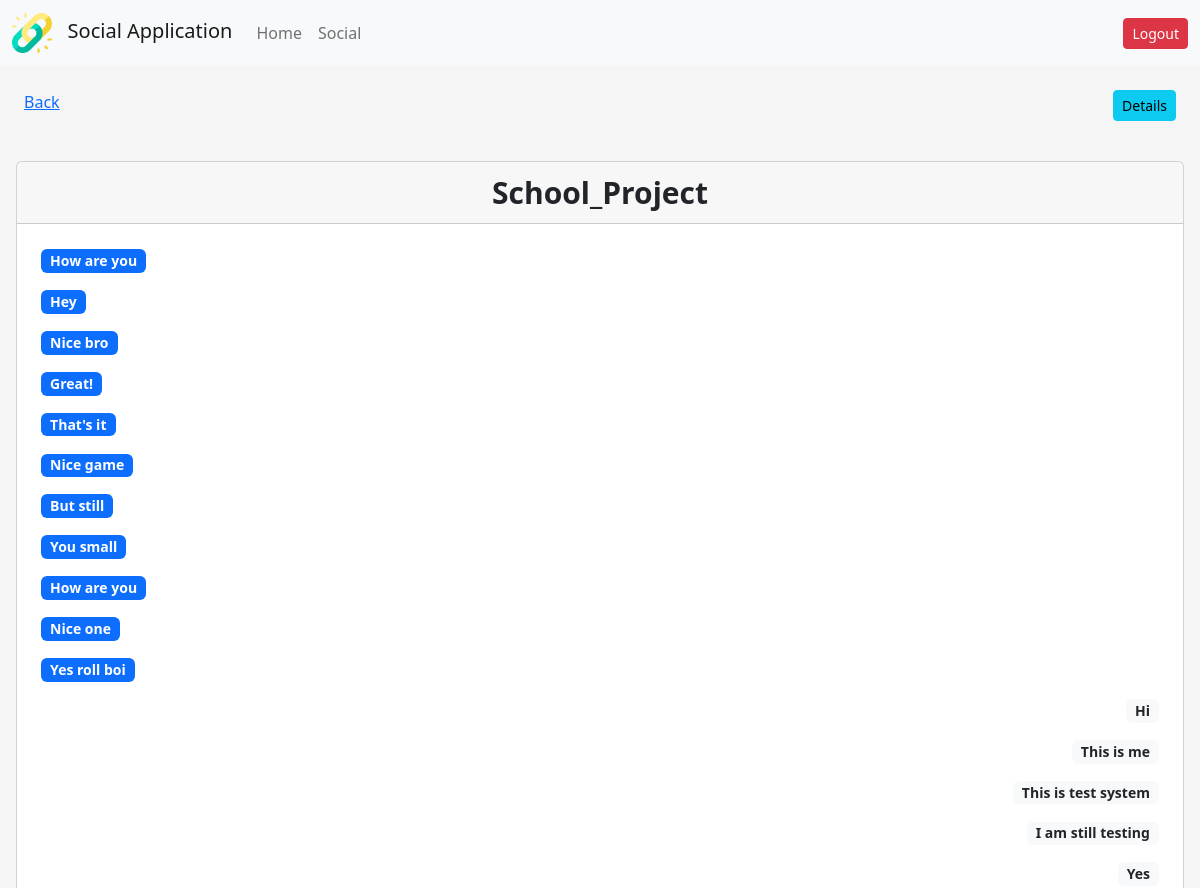
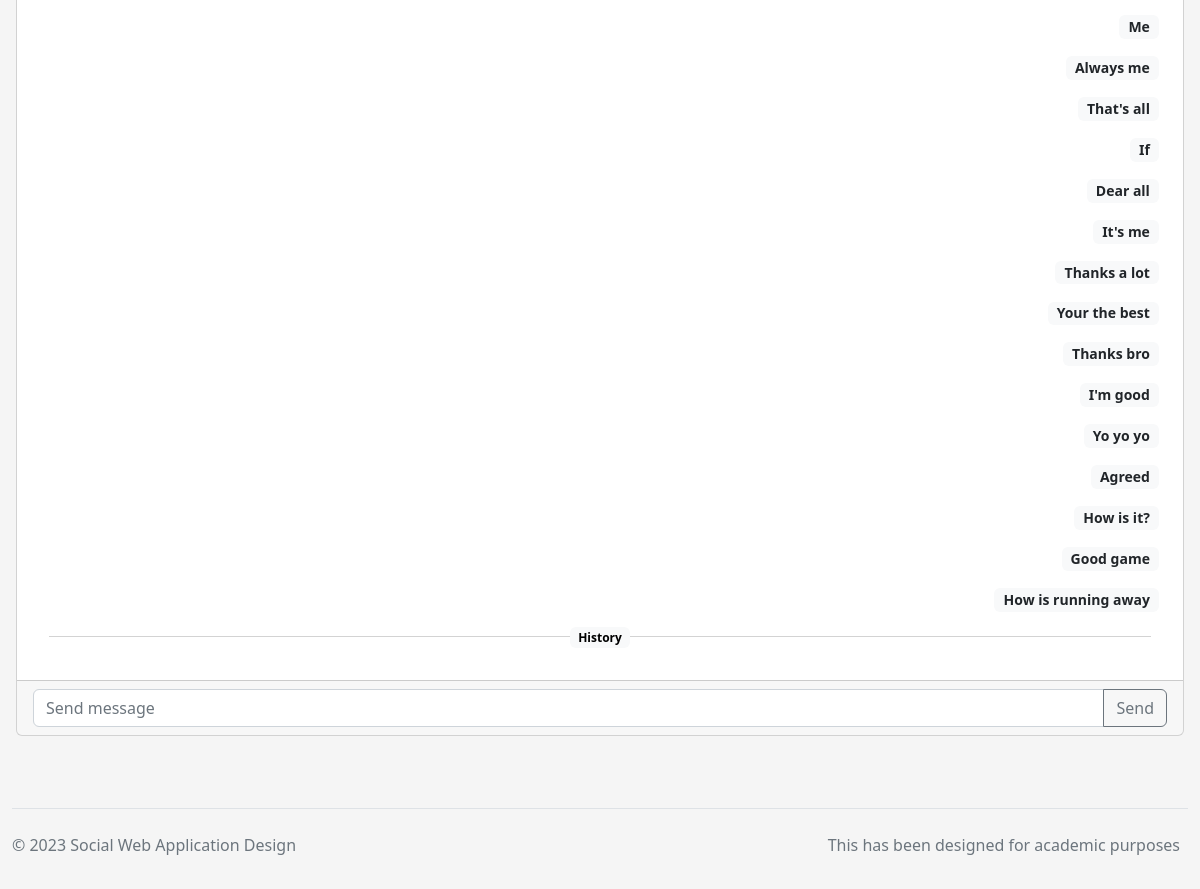
The page /chat/School_Project/ (signed in) on the database its author committed (2 pictures, top to bottom).
### webapp/models.py (models this page shows, shortened)
class Rooms(models.Model):
    name = models.CharField(max_length=256, null=False, blank=False)
    description = models.CharField(max_length=256, null=False, blank=False)
    user = models.ForeignKey(AppUser, on_delete=models.CASCADE, null=True, blank=True)

class Chats(models.Model):
    message = models.CharField(max_length=256, null=False, blank=False)
    user = models.ForeignKey(AppUser, on_delete=models.CASCADE, null=False, blank=False)
    room = models.ForeignKey(Rooms, on_delete=models.CASCADE, null=True, blank=True)

### webapp/views.py (the view)
# urls.py: path('chat/<str:room_name>/', views.chat),
@csrf_exempt
@login_required(login_url='/login/')
def chat(request, room_name):
    history_chats = Chats.objects.filter(
        room=Rooms.objects.get(name=room_name)
    ).values()
    user_raw_object = AppUser.objects.get(user=User.objects.get(pk=request.user.id))
    try:
        room_raw_object = Rooms.objects.get(name=room_name, user=user_raw_object).id
    except:
        room_raw_object = Rooms.objects.get(name=room_name).id
    history_personal = []
    history_others = []
    if len(history_chats):
        print("History Found!")
        for chat in history_chats:
            if str(chat["user_id"]) == str(AppUser.objects.get(user=User.objects.get(pk=request.user.id)).id):
                history_personal.append(chat)
            else:
                history_others.append(chat)
    return render(request, './internal/chat.html', {
        'room_name': room_name,
        'userId': request.user.id,
        'room': room_raw_object,
        'user': user_raw_object,
        'history_personal': history_personal,
        'history_others': history_others
    })

### webapp/templates/internal/chat.html (shortened to what this page needs)
{% extends "../base.html" %}
{% block content %}
{% include "../partials/header.html" %}
<div class="d-flex flex-column bd-highlight mb-3">
    <div class="p-3 bd-highlight">
        <div class="d-flex justify-content-between">
            <div class="p-2">
                <a href="../../home">Back</a>
            </div>
            <div class="p-2">
                <button class="btn btn-info btn-sm">Details</button>
            </div>
        </div>
    </div>
    <div class="p-3 bd-highlight">
        <div class="row">
            <div class="col-12">
                <div class="card text-center w-100">
                    <div class="card-header fw-bold" id="room_name" style="font-size: 30px;">{{ room_name }}</div>
                    <div class="card-body">
                        {% for chat in history_others %}
                        <div class="d-flex bd-highlight">
                            <div class="p-2 flex-shrink-1 bd-highlight">
                                <div class="badge bg-primary text-start" style="width:auto; font-size: 14px;">
                                    {{chat.message}}
                                </div>
                            </div>
                            <div class="p-2 w-100 bd-highlight"></div>
                        </div>
                        {% endfor %}
                        {% for chat in history_personal %}
                        <div class="d-flex bd-highlight">
                            <div class="p-2 w-100 bd-highlight"></div>
                            <div class="p-2 flex-shrink-1 bd-highlight">
                                <div class="badge bg-light text-dark" style="width:auto; font-size: 14px;">
                                    {{chat.message}}
                                </div>
                            </div>
                        </div>
                        {% endfor %}
                        <div class="text-center" style="margin: 1rem">
                            <span class="badge text-bg-light">History</span>
                        </div>
                    </div>
                    <div class="card-footer text-muted">
                        <form method="POST">
                            <div class="input-group mb-0">
                                <input id="chat-message-input" type="text" class="form-control"
                                       placeholder="Send message">
                                <button class="btn btn-outline-secondary" value="send" type="button"
                                        id="chat-message-submit">Send
                                </button>
                            </div>
                        </form>
                    </div>
                </div>
            </div>
        </div>
    </div>
    <div class="p-3 bd-highlight">
    </div>
</div>
{% include "../partials/footer.html" %}
{% endblock %}

### webapp/templates/base.html (style rules this page uses)
body { background-color: #f5f5f5; }

### rows shown on the page
Rooms: name "School_Project"
Chats: message "How are you"
Chats: message "Hey"
Chats: message "Nice bro"
Chats: message "Great!"
Chats: message "That's it"
Chats: message "Nice game"
Chats: message "But still"
Chats: message "You small"
Chats: message "How are you"
Chats: message "Nice one"
Chats: message "Yes roll boi"
Chats: message "Hi"
Chats: message "This is me"
Chats: message "This is test system"
Chats: message "I am still testing"
Chats: message "Yes"
Chats: message "Me"
Chats: message "Always me"
Chats: message "That's all"
Chats: message "If"
Chats: message "Dear all"
Chats: message "It's me"
Chats: message "Thanks a lot"
Chats: message "Your the best"
Chats: message "Thanks bro"
Chats: message "I'm good"
Chats: message "Yo yo yo"
Chats: message "Agreed"
Chats: message "How is it?"
Chats: message "Good game"
Chats: message "How is running away"
